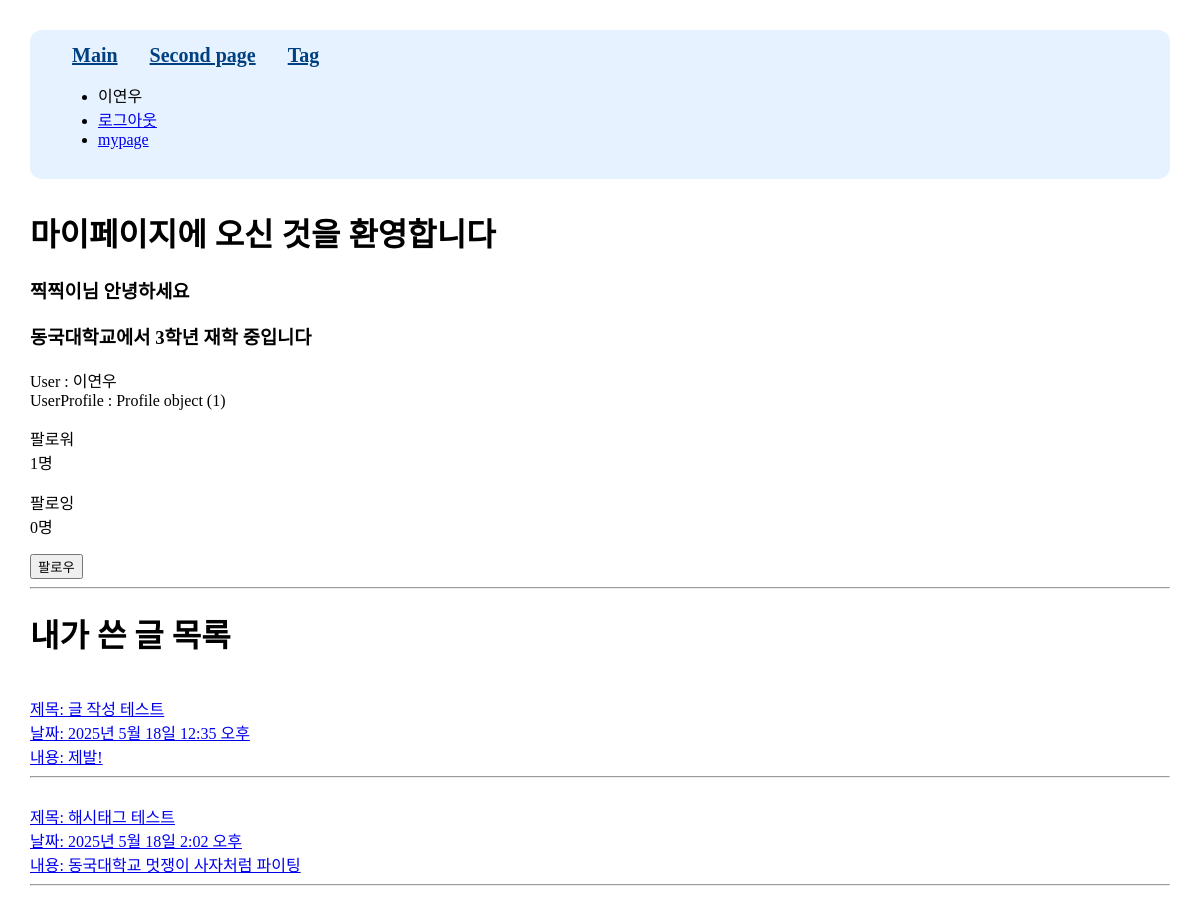
/users/mypage/1, run on the app's committed database.
### accounts/models.py (models this page shows)
class Profile(models.Model):
    user = models.OneToOneField(User, on_delete = models.CASCADE)
    nickname = models.CharField(max_length=10)
    grade = models.CharField(max_length=10, default='1')
    school = models.TextField(null=True)
    followings = models.ManyToManyField("self", related_name="followers", symmetrical=False)

### main/models.py (models this page shows, shortened)
class Post(models.Model):
    title = models.CharField(max_length=50)
    author = models.ForeignKey(User, null= False, blank=False, on_delete=models.CASCADE)
    content = models.TextField()
    date = models.DateTimeField()
    update_date = models.DateTimeField()
    image = models.ImageField(upload_to="blog/", blank=True, null=True)
    tags = models.ManyToManyField(Tag, related_name= 'posts', blank=True)
    like = models.ManyToManyField(User, related_name='likes', blank=True)
    like_count = models.PositiveIntegerField(default=0)
    def summary(self):
        return self.content[:20]

### users/views.py (the view)
# urls.py: path('mypage/<int:id>', mypage, name="mypage"),
def mypage(request, id):
    user = get_object_or_404(User, pk = id)
    postlist = Post.objects.filter(author=user)
    context = {
        'user': user,
        'postlist':postlist
    }
    return render(request, 'users/mypage.html', context)

### users/templates/users/mypage.html
{% extends 'base.html' %}
{% load static  %}
{% block content %}
<h1>마이페이지에 오신 것을 환영합니다</h1>
{% if user.profile %}
  <h3>{{ user.profile.nickname }}님 안녕하세요</h3>
  <h3>{{ user.profile.school }}에서 {{ user.profile.grade }}학년 재학 중입니다</h3>
  User : {{ user }} <br>
  UserProfile : {{ user.profile }} <br>
  <p>팔로워<br>{{ user.profile.followers.count }}명</p>
  <p>팔로잉<br>{{ user.profile.followings.count }}명</p>
  {% if request.user != user %}
    {% if request.user.profile in user.profile.followers.all %}
      <a href="{% url 'users:follow' user.id %}">
        <button type="button" class="btn btn-outline-info">언팔로우</button>
      </a>
    {% else %}
      <a href="{% url 'users:follow' user.id %}">
        <button type="button" class="btn btn-info">팔로우</button>
      </a>
    {% endif %}
  {% endif %}
{% else %}
  <p>프로필 정보가 없습니다.</p>
{% endif %}
<hr>
<h1>내가 쓴 글 목록</h1>
{% if postlist %}
  {% for post in postlist %}
    <a href="{% url 'main:detail' post.id %}">
      <div>
        <br>
        제목: {{ post.title }}<br>
        날짜: {{ post.date }}<br>
        내용: {{ post.summary }}<br>
      </div>
    </a>
    <hr>
  {% endfor %}
{% else %}
  <p>작성한 글이 없습니다.</p>
{% endif %}
{% endblock %}

### config/templates/base.html (shortened to what this page needs)
<!DOCTYPE html>
{% load static %}
<html lang="ko">
<head>
</head>
<body class="body-container">
    <nav class="navbar">
        <a class="navbar-link" href="{% url 'main:mainpage' %}">Main</a>
        <a class="navbar-link" href="{% url 'main:secondpage' %}">Second page</a>
        <a class="navbar-link" href="{% url 'main:tag_list' %}">Tag</a>
    <div class="nav-right">
        {% if user.is_authenticated %}
        <ul class="nav-link-account">
            <li class="nav-link-user">{{ user.username }}</li>
            <li><a href="{% url 'accounts:logout' %}">로그아웃</a></li>
            <li><a href="{% url 'users:mypage' request.user.id %}">mypage</a></li>
        </ul>
        {% else %}
        <ul class="nav-link-account">
            <li><a href="{% url 'accounts:login' %}">로그인</a></li>
            <li><a href="{% url 'accounts:signup' %}">signup</a></li>
        </ul>
        {% endif %}
    </div>
    </nav>
    {% block content %}
    {% endblock %}
</body>
</html>

### config/templates/base.html (style rules this page uses)
.navbar { background-color: #e6f2ff; padding: 14px 28px; border-radius: 12px; margin-bottom: 30px; }
.navbar-link { color: #004080; font-size: 20px; font-weight: 700; padding: 8px 14px; border-radius: 8px; }
.body-container { margin: 30px; }

### data on the page
Post: title "글 작성 테스트", date "2025년 5월 18일 12:35 오후", summary "제발!"
Post: title "해시태그 테스트", date "2025년 5월 18일 2:02 오후", summary "동국대학교 멋쟁이 사자처럼 파이팅"

### other printed values
{{ user.username }} "이연우"
{{ user.profile.nickname }} "찍찍이"
{{ user.profile.school }} "동국대학교"
{{ user.profile.grade }} "3"
{{ user }} "이연우"
{{ user.profile }} "Profile object (1)"
{{ user.profile.followers.count }} "1"
{{ user.profile.followings.count }} "0"
